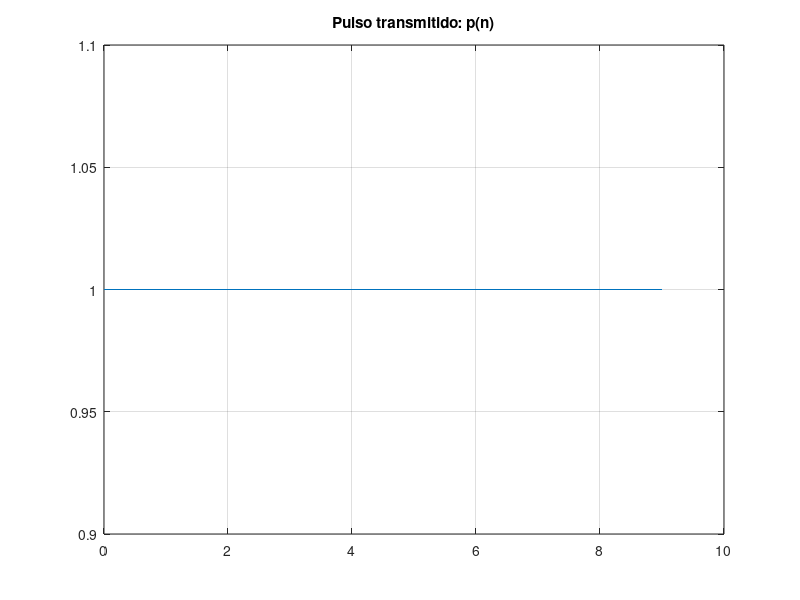

The MATLAB source for this figure:
%%%%%%           SISTEMA DE TRANSMISION BANDA BASE         %%%%%%

clear all;
close all;

%=================== parametros ==================================

N=10;               % periodo de simbolo
L=10;               % numero de bits a transmitir
tipopulso=1;        % 1: pulso dado
        

%=================== generacion del pulso =========================

n = 0 : N-1;        % n size
pulso = zeros(1,N); % default pulse to 0

if tipopulso == 1       % N rectangular
    pulso (:) = 1;
elseif tipopulso == 2   % N/2 +1 pulse
    pulso (1:N/2) = 1;
elseif tipopulso == 3   % N/2 +-1 pulse
    pulso (1:N/2) = 1;
    pulso (N/2 +1:end) = -1;
elseif tipopulso == 4   % escala
    pulso = linspace(0, 1, N);
end;


%=================== calculo de la energia del pulso =============
% escriba el codigo para calcular la energia del pulso

Ep = sum(abs(pulso).^2);

%=================== generacion de la senal (modulacion) =========

bits=rand(1,L) < 0.5; % genera 0 y 1 a partir de un vector de numeros 
                      % aleatorios con distribucion uniforme

% escriba un bucle que asocie un pulso con amplitud positiva a 0 y 
% un pulso con amplitud negativa a 1

%=================== representacion grafica ===================
figure(1)
plot(n,pulso);
title('Pulso transmitido: p(n)');
grid;
 
figure(2)
% escriba el codigo para representar la senal 
